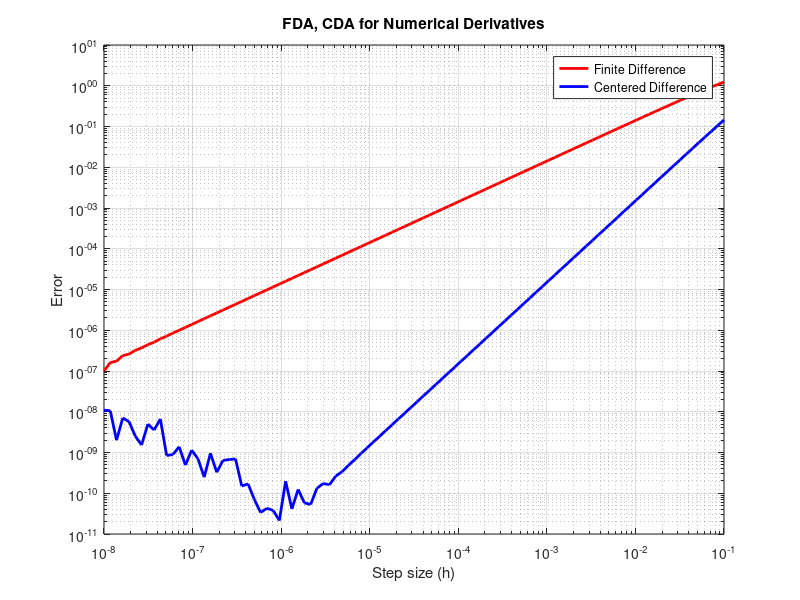

Write MATLAB code to recreate this figure.
f = @(t) exp(-t) .* (sin(2 * pi * t) + 2);
df_exact = @(t) -exp(-t) .* (sin(2 * pi * t) + 2) + (2*pi*exp(-t).*(cos(2 * pi * t)));

x0 = 1/4;
h_values = logspace(-8, -1, 100);

finite_diff_errors = zeros(size(h_values));
centered_diff_errors = zeros(size(h_values));

for i = 1:length(h_values)
    h = h_values(i);
    df_finite = (f(x0 + h) - f(x0)) / h;
    finite_diff_errors(i) = abs(df_finite - df_exact(x0));
    df_centered = (f(x0 + h) - f(x0 - h)) / (2 * h);
    centered_diff_errors(i) = abs(df_centered - df_exact(x0));
end


figure;
loglog(h_values, finite_diff_errors, 'r', 'LineWidth', 2);
hold on;
loglog(h_values, centered_diff_errors, 'b', 'LineWidth', 2);
xlabel('Step size (h)');
ylabel('Error');
title('FDA, CDA for Numerical Derivatives');
legend('Finite Difference', 'Centered Difference');
grid on;